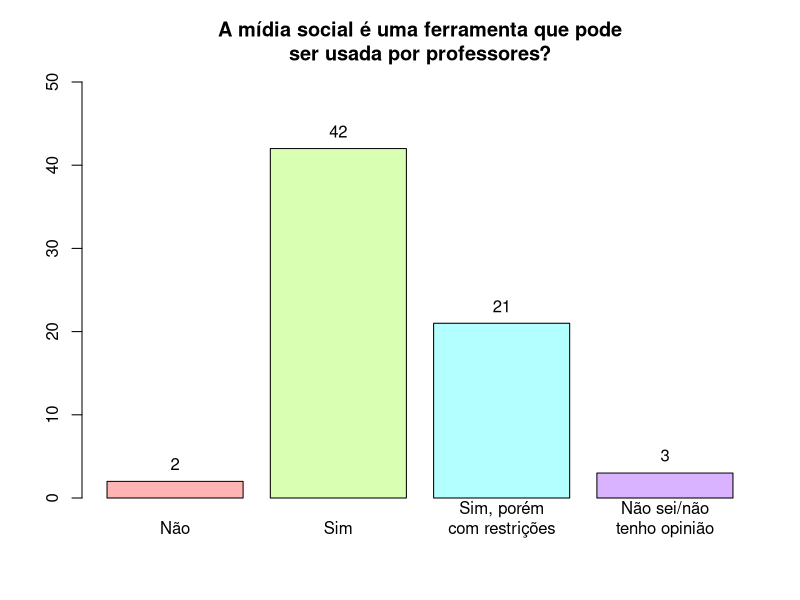
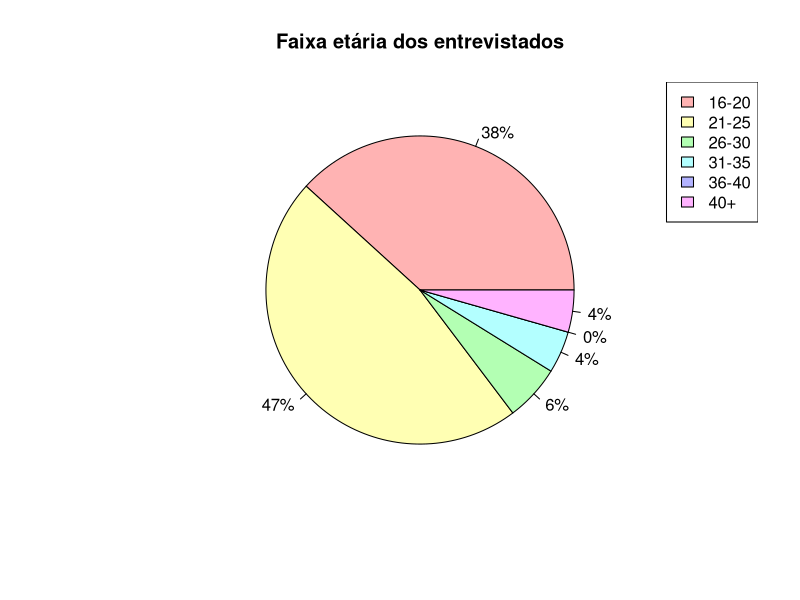
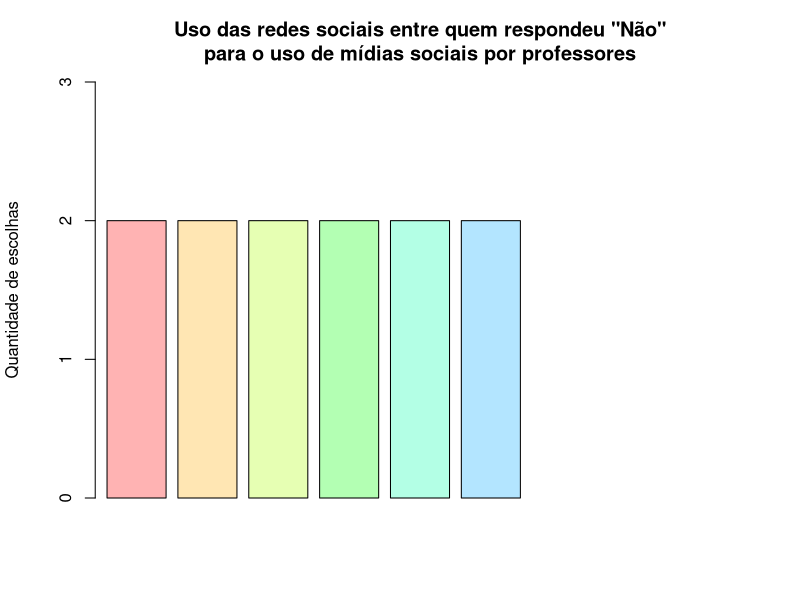
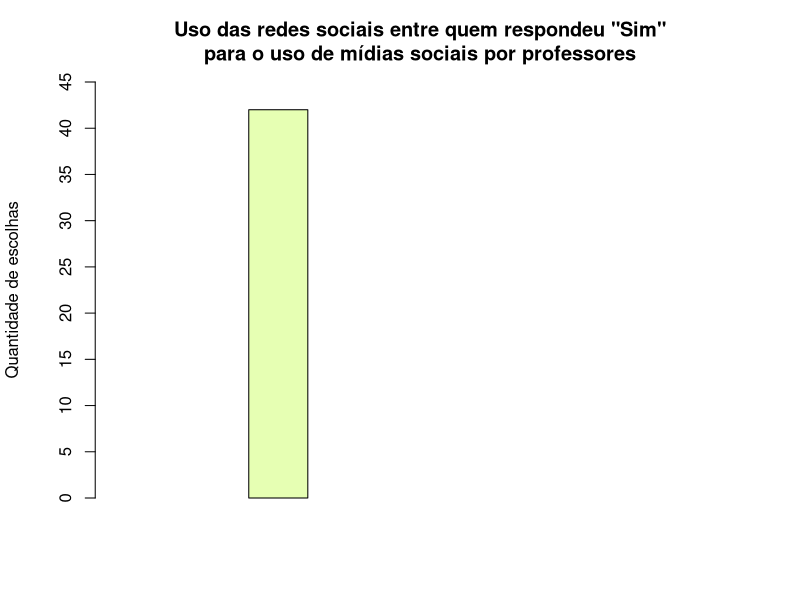
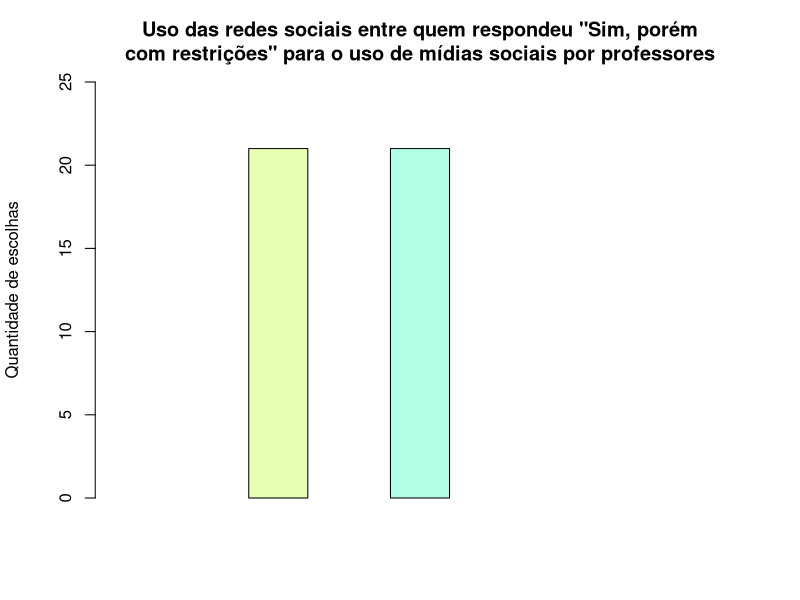
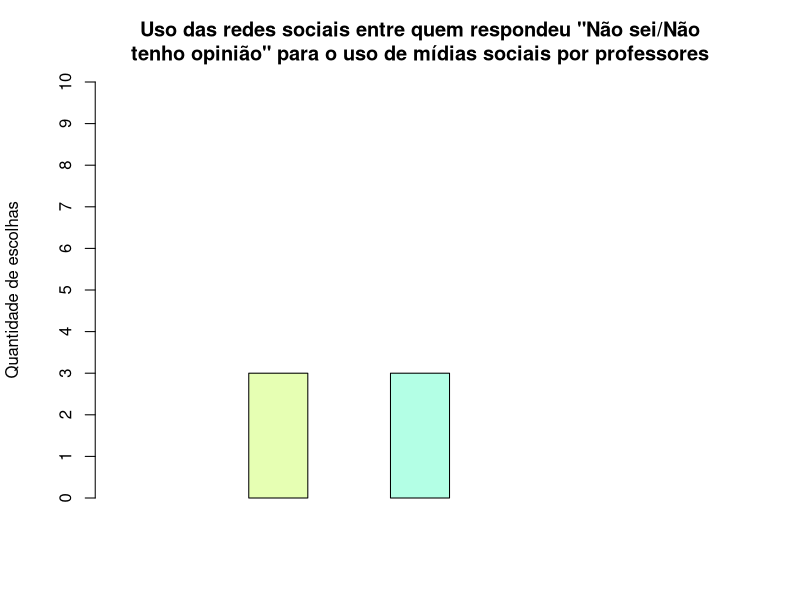

The R script that drew these images, in order:
## ---- chunk 1
knitr::opts_chunk$set(echo = FALSE)
## ---- chunk 2
library(readxl)
df <- read_excel("../dados/umses_alunos_2018.xlsx")
lbls <- c("Não", "Sim", "Sim, porém\ncom restrições", "Não sei/não\ntenho opinião")
xval <- barplot(table(df$usoacademico),
        main="A mídia social é uma ferramenta que pode\nser usada por professores?",
        ylim=c(0, 50),
        names.arg=lbls,
        col=rainbow(4, s=.3))
text(x=xval, y=table(df$usoacademico) + max(table(df$usoacademico)) * 0.05, table(df$usoacademico))
## ---- chunk 3
library(readxl)
df <- read_excel("../dados/umses_alunos_2018.xlsx")
idade <- table(df$idade)
nidade <- as.table(0)
names(nidade) <- 5
idades <- c(idade, nidade)
idadeOrdenada <- idades[order(names(idades))]
idadeLbl = c("16-20", "21-25", "26-30", "31-35", "36-40", "40+")
idadePercent = sprintf("%d%%", round(100 * idadeOrdenada / sum(idadeOrdenada)))
pie(idadeOrdenada, labels=idadePercent, col=rainbow(6, s=.3), main="Faixa etária dos entrevistados")
legend("topright", idadeLbl, fill=rainbow(6, s=.3))
## ---- chunk 4
library(readxl)
df <- read_excel("../dados/umses_alunos_2018.xlsx")
tabela <- cbind(df$twitter, df$facebook, df$whatsapp, df$linkedin, df$youtube, df$instagram, df$snapchat, df$tumblr, df$pinterest, df$usoacademico)
lbls <- c("Twitter", "Facebook", "Whatsapp", "Linkedin", "Youtube", "Instagram", "Snapchat", "Tumblr", "Pinterest")
tab1 <- tabela[tabela[, 10] == 1, 1:9]
graf1 <- colSums(tab1[1:length(tab1[, 1]), 1:9])
xval1 <- barplot(graf1, main="Uso das redes sociais entre quem respondeu \"Não\"\npara o uso de mídias sociais por professores",
      ylab="Quantidade de escolhas",
     beside=TRUE,
     axes=FALSE,
                 axisnames=FALSE,
                 col=rainbow(9, s=.3),
                 ylim=c(0, 3))
axis(0:3, side=2, pos=c(0, 0))
text(lbls, x=xval1, y=-0.05 * max(graf1), srt="45", xpd=TRUE, adj=1)
text(graf1, x=xval1, y=graf1 + 0.05 * max(graf1))
## ---- chunk 5
library(readxl)
df <- read_excel("../dados/umses_alunos_2018.xlsx")
tabela <- cbind(df$twitter, df$facebook, df$whatsapp, df$linkedin, df$youtube, df$instagram, df$snapchat, df$tumblr, df$pinterest, df$usoacademico)
lbls <- c("Twitter", "Facebook", "Whatsapp", "Linkedin", "Youtube", "Instagram", "Snapchat", "Tumblr", "Pinterest")
tab2 <- tabela[tabela[, 10] == 2, 1:9]
graf2 <- colSums(tab2[1:length(tab2[, 1]), 1:9])
xval2 <- barplot(graf2,
                 main="Uso das redes sociais entre quem respondeu \"Sim\"\npara o uso de mídias sociais por professores",
                 ylab="Quantidade de escolhas",
                 beside=TRUE,
                 axes=FALSE,
                 axisnames=FALSE,
                 col=rainbow(9, s=.3),
                 ylim=c(0, 45))
axis(seq(0, 45, 5), side=2, pos=c(0, 0))
text(lbls, x=xval2, y=-0.05 * max(graf2), srt="45", xpd=TRUE, adj=1)
text(graf2, x=xval2, y=graf2 + 0.05 * max(graf2))
## ---- chunk 6
library(readxl)
df <- read_excel("../dados/umses_alunos_2018.xlsx")
tabela <- cbind(df$twitter, df$facebook, df$whatsapp, df$linkedin, df$youtube, df$instagram, df$snapchat, df$tumblr, df$pinterest, df$usoacademico)
lbls <- c("Twitter", "Facebook", "Whatsapp", "Linkedin", "Youtube", "Instagram", "Snapchat", "Tumblr", "Pinterest")
tab3 <- tabela[tabela[, 10] == 3, 1:9]
graf3 <- colSums(tab3[1:length(tab3[, 1]), 1:9])
xval3 <- barplot(graf3,
                 main="Uso das redes sociais entre quem respondeu \"Sim, porém\ncom restrições\" para o uso de mídias sociais por professores",
                 ylab="Quantidade de escolhas",
                 beside=TRUE,
                 axes=FALSE,
                 axisnames=FALSE,
                 col=rainbow(9, s=.3),
                 ylim=c(0, 25))
axis(seq(0, 25, 5), side=2, pos=c(0, 0))
text(lbls, x=xval3, y=-0.05 * max(graf3), srt="45", xpd=TRUE, adj=1)
text(graf3, x=xval3, y=graf3 + 0.05 * max(graf3))
## ---- chunk 7
library(readxl)
df <- read_excel("../dados/umses_alunos_2018.xlsx")
tabela <- cbind(df$twitter, df$facebook, df$whatsapp, df$linkedin, df$youtube, df$instagram, df$snapchat, df$tumblr, df$pinterest, df$usoacademico)
lbls <- c("Twitter", "Facebook", "Whatsapp", "Linkedin", "Youtube", "Instagram", "Snapchat", "Tumblr", "Pinterest")
tab4 <- tabela[tabela[, 10] == 4, 1:9]
graf4 <- colSums(tab4[1:length(tab4[, 1]), 1:9])
xval4 <- barplot(graf4,
                 main="Uso das redes sociais entre quem respondeu \"Não sei/Não\ntenho opinião\"\ para o uso de mídias sociais por professores",
                 ylab="Quantidade de escolhas",
                 beside=TRUE,
                 axes=FALSE,
                 axisnames=FALSE,
                 col=rainbow(9, s=.3),
                 ylim=c(0,10))
axis(0:(10), side=2, pos=c(0, 0))
text(lbls, x=xval4, y=-0.05 * max(graf4), srt="45", xpd=TRUE, adj=1)
text(graf4, x=xval4, y=graf4 + 0.05 * max(graf4))
